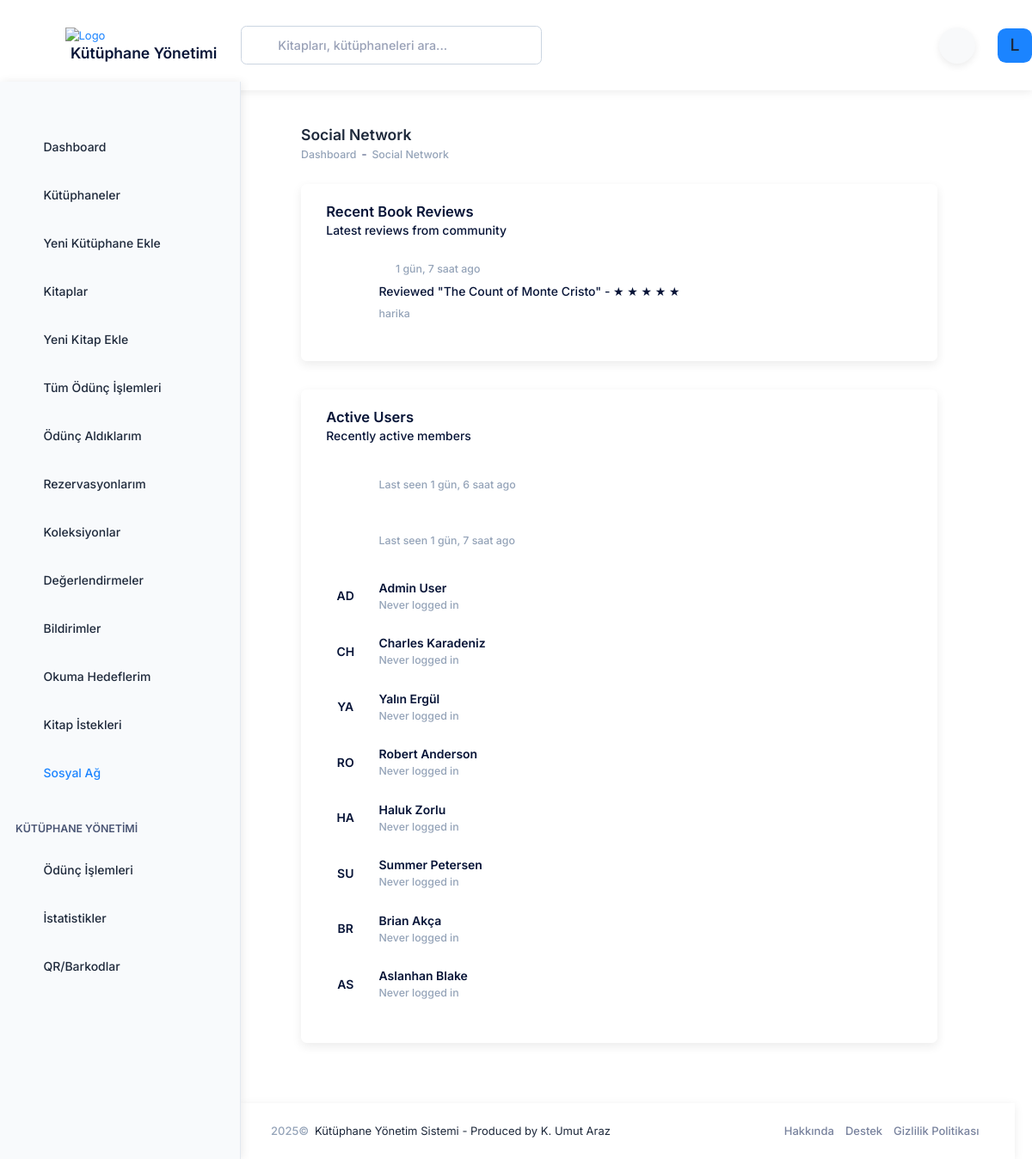
The page /accounts/social/ (signed in) on the database as committed earlier.
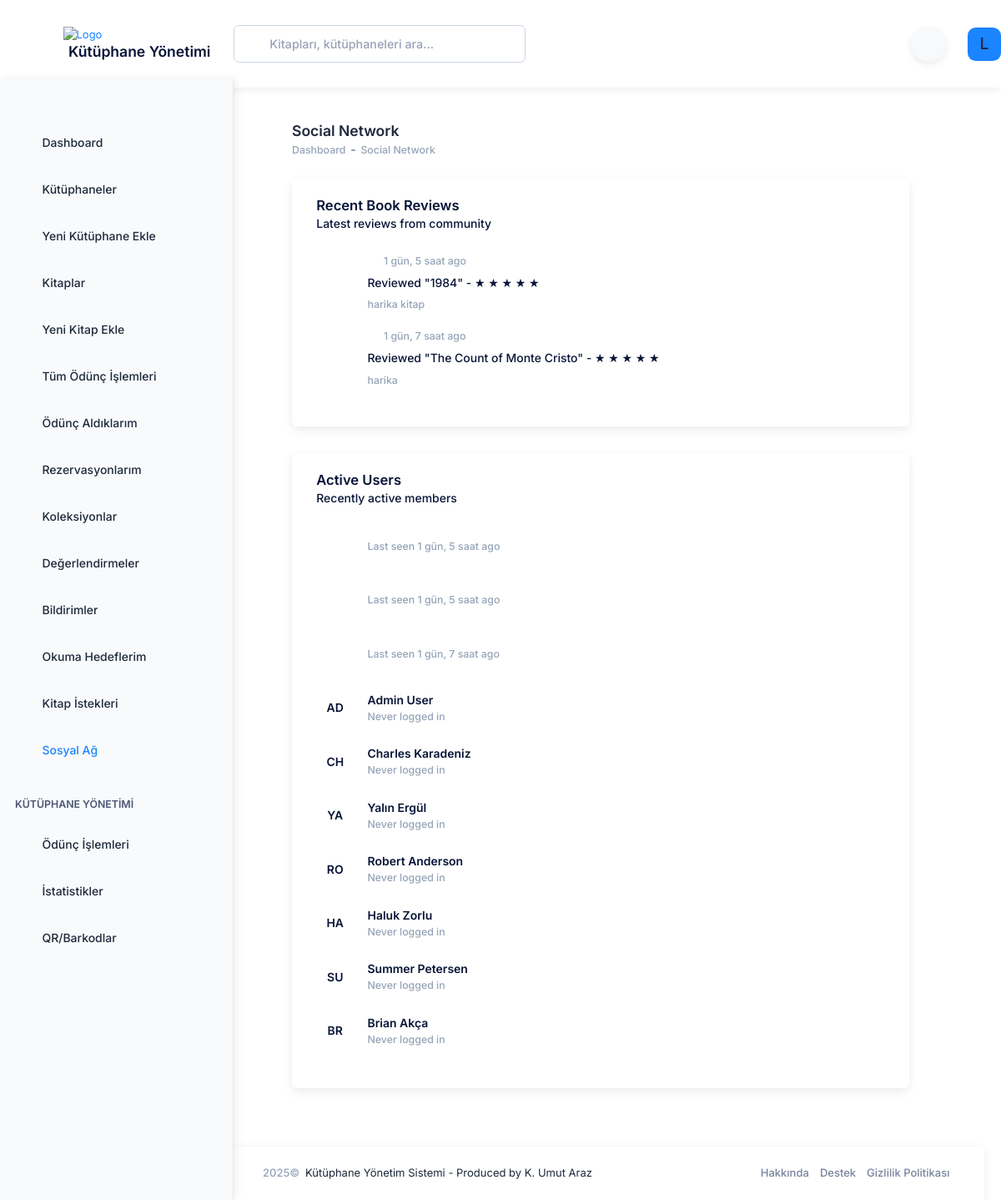
The same page on the database as committed later.
### books/models_review.py (models this page shows, shortened)
class BookReview(models.Model):
    book = models.ForeignKey(Book, verbose_name='Kitap', on_delete=models.CASCADE, related_name='reviews')
    user = models.ForeignKey(settings.AUTH_USER_MODEL, verbose_name='Kullanıcı', on_delete=models.CASCADE, related_name='book_reviews')
    rating = models.PositiveSmallIntegerField(
        'Değerlendirme',
        validators=[MinValueValidator(1), MaxValueValidator(5)],
        help_text='1-5 arası değerlendirme puanı'
    )
    review_text = models.TextField('Yorum', blank=True, null=True)
    created_at = models.DateTimeField('Oluşturulma Tarihi', default=timezone.now)
    updated_at = models.DateTimeField('Güncellenme Tarihi', auto_now=True)
    is_public = models.BooleanField('Herkese Açık', default=True)
    class Meta:
        ordering = ['-created_at']
        verbose_name = 'Kitap Değerlendirmesi'
        verbose_name_plural = 'Kitap Değerlendirmeleri'
        unique_together = ['book', 'user']

### books/models.py (models this page shows, shortened)
class Book(models.Model):
    STATUS_CHOICES = (
        ('available', 'Mevcut'),
        ('borrowed', 'Ödünç Verilmiş'),
        ('reserved', 'Rezerve Edilmiş'),
        ('maintenance', 'Bakımda'),
    )
    title = models.CharField('Başlık', max_length=255)
    author = models.CharField('Yazar', max_length=255)
    isbn = models.CharField('ISBN', max_length=20, blank=True, null=True)
    description = models.TextField('Açıklama', blank=True, null=True)
    cover_image = models.ImageField('Kapak Resmi', upload_to='book_covers/', blank=True, null=True)
    library = models.ForeignKey(Library, verbose_name='Kütüphane', on_delete=models.CASCADE, related_name='books')
    status = models.CharField('Durum', max_length=20, choices=STATUS_CHOICES, default='available')
    publication_year = models.PositiveIntegerField('Yayın Yılı', blank=True, null=True)
    publisher = models.CharField('Yayınevi', max_length=255, blank=True, null=True)
    language = models.CharField('Dil', max_length=50, blank=True, null=True)
    pages = models.PositiveIntegerField('Sayfa Sayısı', blank=True, null=True)
    created_at = models.DateTimeField('Oluşturulma Tarihi', auto_now_add=True)
    updated_at = models.DateTimeField('Güncellenme Tarihi', auto_now=True)
    class Meta:
        ordering = ['title', 'author']
        verbose_name = 'Kitap'
        verbose_name_plural = 'Kitaplar'

### accounts/models.py (models this page shows, shortened)
class User(AbstractUser):
    USER_TYPE_CHOICES = (
        ('super_admin', 'Süper Yönetici'),
        ('library_admin', 'Kütüphane Yöneticisi'),
        ('reader', 'Okuyucu'),
    )
    user_type = models.CharField(
        'Kullanıcı Tipi',
        max_length=20,
        choices=USER_TYPE_CHOICES,
        default='reader',
        help_text='Kullanıcı hesabının tipini belirler.',
    )
    profile_picture = models.ImageField('Profil Resmi', upload_to='profile_pictures/', null=True, blank=True)
    phone_number = models.CharField('Telefon Numarası', max_length=20, blank=True, null=True)
    address = models.TextField('Adres', blank=True, null=True)
    class Meta:
        verbose_name = 'kullanıcı'
        verbose_name_plural = 'kullanıcılar'
    @property
    def is_super_admin(self):
        return self.user_type == 'super_admin'
    @property
    def is_library_admin(self):
        return self.user_type == 'library_admin'

### accounts/views.py (the view)
# urls.py: path('social/', views.social_feed, name='social_feed'),
@login_required
def social_feed(request):
    from books.models_review import BookReview
    from .models import User
    recent_reviews = BookReview.objects.select_related(
        'user', 'book'
    ).order_by('-created_at')[:20]
    active_users = User.objects.filter(
        is_active=True
    ).order_by('-last_login')[:10]
    context = {
        'recent_reviews': recent_reviews,
        'active_users': active_users,
        'active_menu': 'social',
    }
    return render(request, 'accounts/social_feed.html', context)

### library_management/context_processors.py (called while the page is built)
def user(request):
    if request.path.startswith('/admin/'):
        return {}
    if hasattr(request, 'user') and request.user.is_authenticated:
        return {}  # Don't add anything, Django's auth context processor handles this
    return {'user': DummyUser()}

### templates/accounts/social_feed.html (shortened to what the changed rows need)
{% extends 'layouts/base.html' %}
{% load static %}
{% block content %}
<div class="app-main flex-column flex-row-fluid" id="kt_app_main">
    <div class="d-flex flex-column flex-column-fluid">
        <div id="kt_app_toolbar" class="app-toolbar pt-5">
            <div id="kt_app_toolbar_container" class="app-container container-fluid d-flex align-items-stretch">
                <div class="app-toolbar-wrapper d-flex flex-stack flex-wrap gap-4 w-100">
                    <div class="page-title d-flex flex-column justify-content-center gap-1 me-3">
                        <h1 class="page-heading d-flex flex-column justify-content-center text-gray-900 fw-bold fs-3 m-0">
                            Social Network
                        </h1>
                    </div>
                </div>
            </div>
        </div>
        <div id="kt_app_content" class="app-content flex-column-fluid">
            <div id="kt_app_content_container" class="app-container container-fluid">
                <div class="row g-5 g-xl-10">
                    <div class="col-xxl-8">
                        <div class="card card-flush h-xl-100">
                            <div class="card-body pt-6">
                                {% if recent_reviews %}
                                    {% for review in recent_reviews %}
                                    <div class="d-flex mb-6">
                                        <div class="symbol symbol-45px me-5">
                                            <span class="symbol-label bg-light-primary text-primary fw-bold fs-6">
                                            </span>
                                        </div>
                                        <div class="d-flex flex-column flex-row-fluid">
                                            <div class="d-flex align-items-center flex-wrap mb-2">
                                                <span class="text-muted fw-semibold fs-7">{{ review.created_at|timesince }} ago</span>
                                            </div>
                                            <span class="text-gray-800 fw-semibold fs-6 mb-2">
                                                Reviewed "{{ review.book.title }}" -
                                                <span class="text-warning">
                                                    {% for i in "12345" %}
                                                        {% if forloop.counter <= review.rating %}
                                                            ★
                                                        {% else %}
                                                            ☆
                                                        {% endif %}
                                                    {% endfor %}
                                                </span>
                                            </span>
                                            {% if review.review_text %}
                                            <span class="text-muted fw-semibold fs-7">{{ review.review_text|truncatewords:20 }}</span>
                                            {% endif %}
                                        </div>
                                    </div>
                                    {% endfor %}
                                {% else %}
                                    <div class="text-center py-10">
                                        <i class="ki-outline ki-people fs-3x text-gray-500 mb-3"></i>
                                        <p class="text-gray-500 fs-6">No recent reviews found</p>
                                    </div>
                                {% endif %}
                            </div>
                        </div>
                    </div>
                    <div class="col-xxl-4">
                        <div class="card card-flush h-xl-100">
                            <div class="card-body pt-6">
                                {% if active_users %}
                                    {% for user in active_users %}
                                    <div class="d-flex align-items-center mb-6">
                                        <div class="symbol symbol-45px me-5">
                                            <span class="symbol-label bg-light-success text-success fw-bold fs-6">
                                                {{ user.get_full_name|slice:":2"|upper }}
                                            </span>
                                        </div>
                                        <div class="flex-grow-1">
                                            <a href="#" class="text-gray-800 text-hover-primary fw-bold fs-6">{{ user.get_full_name }}</a>
                                            <span class="text-muted d-block fw-semibold fs-7">
                                                {% if user.last_login %}
                                                    Last seen {{ user.last_login|timesince }} ago
                                                {% else %}
                                                    Never logged in
                                                {% endif %}
                                            </span>
                                        </div>
                                    </div>
                                    {% endfor %}
                                {% else %}
                                    <div class="text-center py-10">
                                        <i class="ki-outline ki-profile-user fs-3x text-gray-500 mb-3"></i>
                                        <p class="text-gray-500 fs-6">No active users found</p>
                                    </div>
                                {% endif %}
                            </div>
                        </div>
                    </div>
                </div>
            </div>
        </div>
    </div>
</div>
{% endblock %}

### templates/includes/header.html (shortened to what this page needs)
{% load static %}
<div id="kt_app_header" class="app-header d-flex flex-column flex-stack">
    <div class="d-flex flex-stack flex-grow-1">
        <div class="app-header-logo d-flex align-items-center ps-lg-12" id="kt_app_header_logo">
            <div id="kt_app_sidebar_toggle"
                class="app-sidebar-toggle btn btn-sm btn-icon bg-body btn-color-gray-500 btn-active-color-primary w-30px h-30px ms-n2 me-4 d-none d-lg-flex"
                data-kt-toggle="true" data-kt-toggle-state="active" data-kt-toggle-target="body"
                data-kt-toggle-name="app-sidebar-minimize">
                <i class="ki-outline ki-abstract-14 fs-3 mt-1"></i>
            </div>
            <a href="{% url 'dashboard' %}" class="app-sidebar-logo">
                <img src="{% static 'media/logos/arazumut_logo.svg' %}" alt="Logo" class="h-50px" /> <br>
                <span class="ms-2 h3 fw-bold">Kütüphane Yönetimi</span>
            </a>
        </div>
        <div class="app-navbar flex-grow-1 justify-content-end" id="kt_app_header_navbar">
            <div class="app-navbar-item d-flex align-items-stretch flex-lg-grow-1">
                <div id="kt_header_search" class="header-search d-flex align-items-center w-lg-350px"
                    data-kt-search-keypress="true" data-kt-search-min-length="2" data-kt-search-enter="enter"
                    data-kt-search-layout="menu" data-kt-search-responsive="true" data-kt-menu-trigger="auto"
                    data-kt-menu-permanent="true" data-kt-menu-placement="bottom-start">
                    <form action="{% url 'search' %}" method="GET" data-kt-search-element="form" class="d-none d-lg-block w-100 position-relative mb-5 mb-lg-0"
                        autocomplete="off">
                        <i
                            class="ki-outline ki-magnifier search-icon fs-2 text-gray-500 position-absolute top-50 translate-middle-y ms-5"></i>
                        <input type="text" class="search-input form-control form-control border h-lg-45px ps-13"
                            name="q" value="{{ request.GET.q|default:'' }}" placeholder="Kitapları, kütüphaneleri ara..." data-kt-search-element="input" />
                    </form>
                </div>
            </div>
            <div class="app-navbar-item me-3">
                <button class="theme-toggle" onclick="toggleTheme()" type="button" title="Temayı değiştir" aria-label="Tema değiştir">
                    <i class="fas fa-moon"></i>
                </button>
            </div>
            <div class="app-navbar-item ms-3 ms-lg-5" id="kt_header_user_menu_toggle">
                <div class="cursor-pointer symbol symbol-35px symbol-md-40px"
                    data-kt-menu-trigger="{default: 'click', lg: 'hover'}" data-kt-menu-attach="parent"
                    data-kt-menu-placement="bottom-end">
                    {% if user.profile_picture %}
                    <img src="{{ user.profile_picture.url }}" alt="user" />
                    {% else %}
                    <div class="symbol-label fs-2 bg-primary text-white">
                        {{ user.username|first|upper }}
                    </div>
                    {% endif %}
                </div>
            </div>
        </div>
    </div>
</div>

Rows that differ between the two databases and show on the page:
no longer on this page (row unchanged): User: get_full_name "AS", get_full_name "Aslanhan Blake", shows "Never logged in"
added BookReview: created_at "1 gün, 5 saat", book "1984", rating 5 (drawn), review_text "harika kitap"
added User: last_login "1 gün, 5 saat"
changed User (number 3 of 10 on the later page): last_login "1 gün, 6 saat" → "1 gün, 5 saat"
